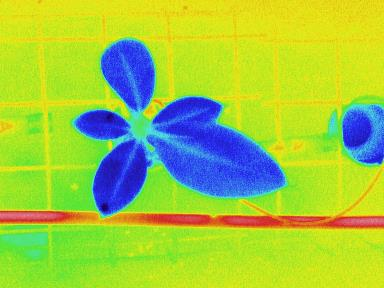
#> input picture source/test/thermal_test.JPG, 384 x 288 px, given as the content of the folder a/ItamarGIP/Desktop/Itamar/data/banana_water_stress/task_256, which was not available
$ python picture_resize_test.py
#> lines starting #> are read from the running program, lines starting #| are printed output that depends on the picture; pictures that were not available may be replaced by others from this repository, and a replacement may not be noted
### source/utils/image_folder_setup.py
###############################################################################
# image_folder_setup.py                                                       #
# Technion GIP Final Project                                                  #
# implementation:  Itamar Gozlan                                              #
# Populate Train\Test\Validation dirs from folders A/B/C/D as a               #
# pre-process stage. To use change the paths and folder names                 #
###############################################################################

import os
from shutil import copy
import cv2

data_purpose = ["train", "test", "validation"]
categories = ["treat_a", "treat_b", "treat_c", "treat_d"]


def create_category_dirs(dst_dir):
    for dt in data_purpose:
        new_dir = dst_dir + "/" + dt
        if not os.path.exists(new_dir):
            os.mkdir(new_dir)

    for dt in data_purpose:
        for category in categories:
            new_dir = dst_dir + "/" + dt + "/" + category
            if not os.path.exists(new_dir):
                os.mkdir(new_dir)


def populate_path_list(src_dir):
    path_list = []
    for dir_path, dirs, files in os.walk(src_dir, topdown=False):
        for name in files:
            path_list.append(os.path.join(dir_path, name))
    return path_list


def process_picture(src_path, dst_path):
    print(". ", end="")
    file_name = src_path.split('\\')[-1]
    img = cv2.imread(src_path)
    if img.shape[0] > img.shape[1]:
        img = cv2.transpose(img)
    img = cv2.resize(img, (336, 252))
    full_dst_path = dst_path + '/' + file_name
    cv2.imwrite(full_dst_path, img)


def populate_category_dir(dst_root, category, path_list, p_train, p_test):
    p_validate = 1 - (p_train + p_test)
    if p_validate <= 0:
        raise ValueError('p_train + p_test + p_validate >= 1!')
    train_size = int(len(path_list) * p_train)
    test_size = int(len(path_list) * p_test)
    path_train = dst_root + data_purpose[0] + "/" + category
    path_test = dst_root + data_purpose[1] + "/" + category
    path_validation = dst_root + data_purpose[2] + "/" + category
    # copy train
    for i in range(0, train_size):
        process_picture(path_list[i], path_train)
    # copy train
    for i in range(train_size, train_size + test_size):
        process_picture(path_list[i], path_test)
    # copy validation
    for i in range(train_size + test_size, len(path_list)):
        process_picture(path_list[i], path_validation)


def populate_all(categories, category_dir_list, dst_dir, p_train, p_test):
    print("populate may take a few moments...")
    if len(categories) != len(category_dir_list):
        raise ValueError('len(categories) != len(category_dir_list) - have to be the same!')
    for category, category_dir in zip(categories, category_dir_list):
        curr_path_list = populate_path_list(category_dir)
        populate_category_dir(dst_dir, category, curr_path_list, p_train, p_test)

    print("done")


def image_folder_setup(categories, category_dir_list, dst_dir, p_train=0.7, p_test=0.2):
    create_category_dirs(dst_dir)
    populate_all(categories, category_dir_list, dst_dir, p_train, p_test)


# activation code


# data to change when using other machines

src_dir_path = "D:/Users Data/ItamarGIP/Desktop/Itamar/data/banana_water_stress/"
dst_dir_path = "D:/Users Data/ItamarGIP/Desktop/Itamar/data/sorted/"

dir_a = src_dir_path + "task_256"
dir_b = src_dir_path + "task_257"
dir_c = src_dir_path + "task_258"
dir_d = src_dir_path + "task_259"

category_dir_list = [dir_a, dir_b, dir_c, dir_d]
image_folder_setup(categories, category_dir_list, dst_dir_path)
#> in process_picture, img is the input picture: shape (288, 384, 3); mean B, G, R 67.7, 199, 160.4

### source/picture_manipulation/picture_handler.py
from PIL import Image


def image_load(path):
    '''
    :param path: path to picture. can be relative or absolute
    :return: new image loaded from path
    '''
    image = Image.open(path)
    # image.show()
    return image


def image_save(image, path, name=''):
    '''
    :param image:  type Image of PIL created with load_image
    :param path: path to save picture. can be relative or absolute
    :param name: new name for the image
    :return: none
    '''
    image.save(path + '/' + name, "jpeg")


def image_make_square(image):
    '''
    :param image: type Image of PIL created with load_image
    :return: new image with square proportions
    '''
    fill_color = (0, 0, 0, 0)
    x, y = image.size
    size = min(x, y)  # to lose miminum data
    new_im = Image.new('RGBA', (size, size), fill_color)
    new_im.paste(image, (int((size - x) / 2), int((size - y) / 2)))
    new_im.rotate(180).show()
    # new_im.show()
    return new_im


def image_change_size(image, size):
    '''

    :param image: type Image of PIL created with load_image
    :param size: tuple (vertical_size, horizontal_size) of positive numbers
    :return: image with new size
    '''
    new_image = image.resize(size)
    # new_image.show()
    return new_image

### source/utils/colors.py
class CT:  # coloring types - format [bool isBold, str color]
    header = 'selected'
    bold = 'bold'
    white = 'white'
    black = 'black'  # unused
    green = 'green'
    orange = 'orange'  # unused
    red = 'red'
    yellow = 'yellow'
    turquoise = 'turquoise'
    underline = 'underline'
    pink = 'pink'  # unused


class Colors:
    def __init__(self):
        self.end = '\33[0m'
        self.white = '\33[0m'
        self.bold = '\33[1m'
        self.underline = '\33[4m'
        self.selected = '\33[7m'
        self.black = '\33[30m'
        self.red = '\33[31m'
        self.green = '\33[32m'
        self.yellow = '\33[93m'
        self.pink = '\33[35m'
        self.orange = '\033[0;33m'
        self.turquoise = '\033[1;36m'

    def cs(self, ct, msg):  # color_string
        # print(msg, ct)
        styled_str = self.white  # default
        for t in ct:
            if hasattr(self, t):
                # print(t)
                value = getattr(self, t)
                styled_str += value
        styled_str += msg
        styled_str += self.end  # default
        return styled_str

### source/test/picture_resize_test.py
import os
from shutil import rmtree

from utils import *
from picture_manipulation import *

normalPic = 'normal_test.jpg'
thermalPic = 'thermal_test.JPG'

'''tests start '''
def image_load_test():
    try:
        image_load(normalPic)
        image_load(thermalPic)
        return True
    except:
        return False


def image_save_test():
    os.mkdir("./save_res")
    try:
        im = image_load(normalPic)
        image_save(im, "./save_res", name="new_normal.jpg")
        image_load("./save_res/new_normal.jpg")
        return True
    except:
        return False
    finally:
        rmtree("./save_res")


def image_make_square_test():
    try:
        image = image_load(normalPic)
        x,y = image.size
        square_size = min(x,y)
        new_image = image_make_square(image)
        if (square_size,square_size) == new_image.size:
            return True
        else:
            return False
    except:
        return False


def image_change_size_test():
    image = image_load(normalPic)
    new_image = image_change_size(image, (512, 512))


'''tests end '''


def res_string(res):
    c = Colors()
    fail = [CT.bold, CT.red]
    success = [CT.green]
    if res is True:
        return c.cs(success, "Success")
    return c.cs(fail, "Fail")


def test_runner():
    print("load test {}".format(res_string(image_load_test())))
    print("image_save test {}".format(res_string(image_save_test())))
    print("image_make_square test {}".format(res_string(image_make_square_test())))
#> in image_make_square, `new_im = Image.new('RGBA', (size, size), fill_color)`: new_im: PIL image 288x288 RGBA; every value is 0
#> in image_make_square, `new_im.paste(image, (int((size - x) / 2), int((size - y) / 2)))`:
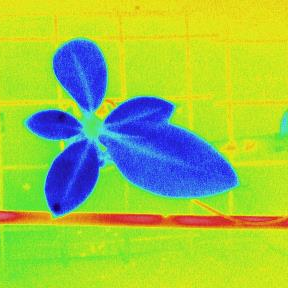
#> new_im: PIL image 288x288 RGBA; mean R, G, B, A 155.6, 194.5, 73, 255
#> in image_make_square, `new_im.rotate(180).show()`:
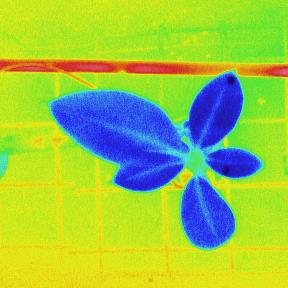
#> shown: PIL image 288x288 RGBA; mean R, G, B, A 155.6, 194.5, 73, 255
    print("image_make_square test {}".format(res_string(image_change_size_test())))
#> in image_change_size, `new_image = image.resize(size)`:
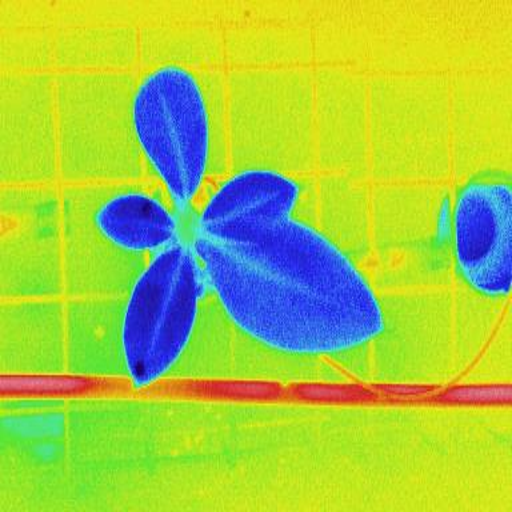
#> new_image: PIL image 512x512 RGB; mean R, G, B 160.4, 199, 67.7


def main():
    test_runner()


if __name__ == '__main__':
    main()
